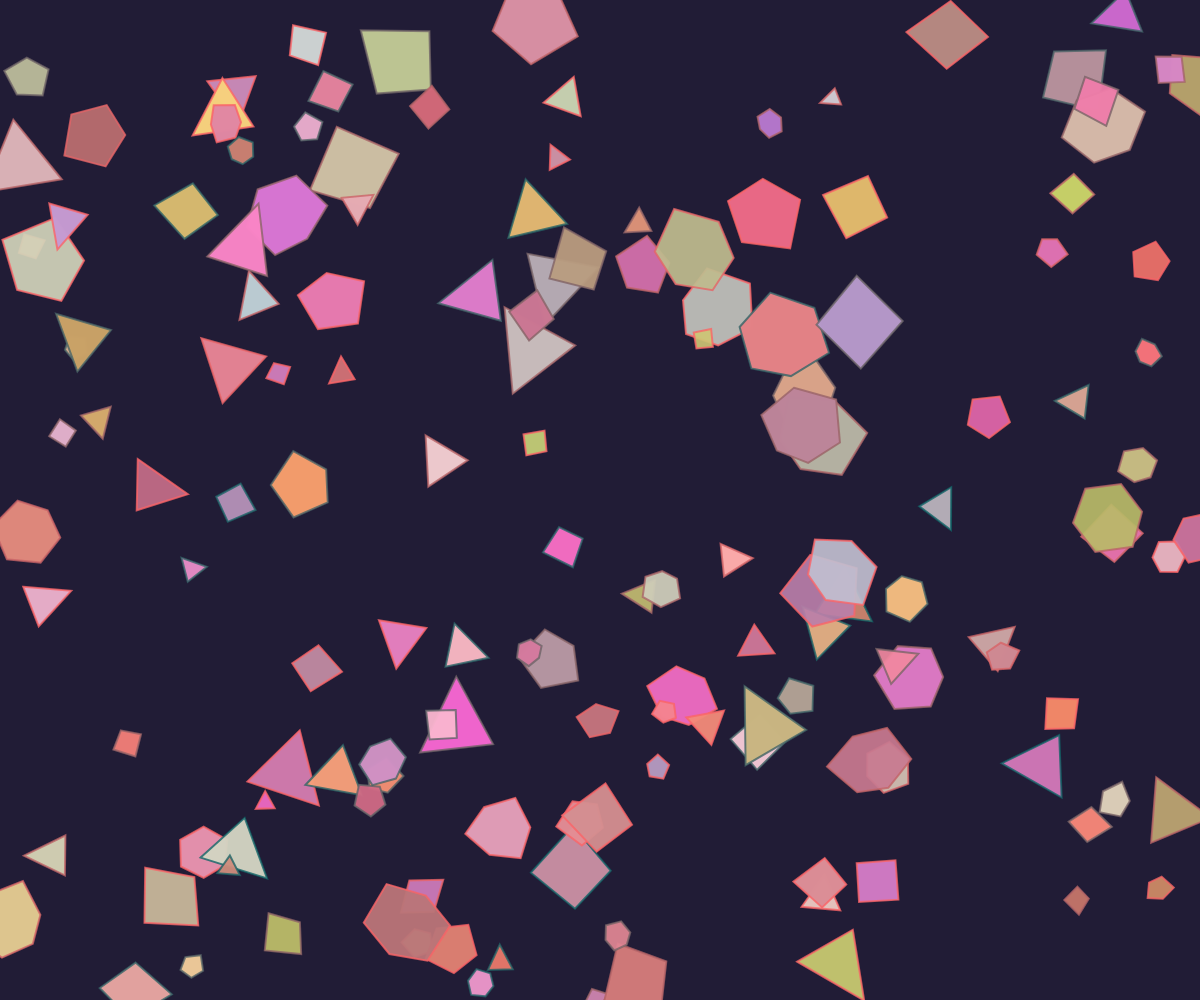
Frame 1 (no input)
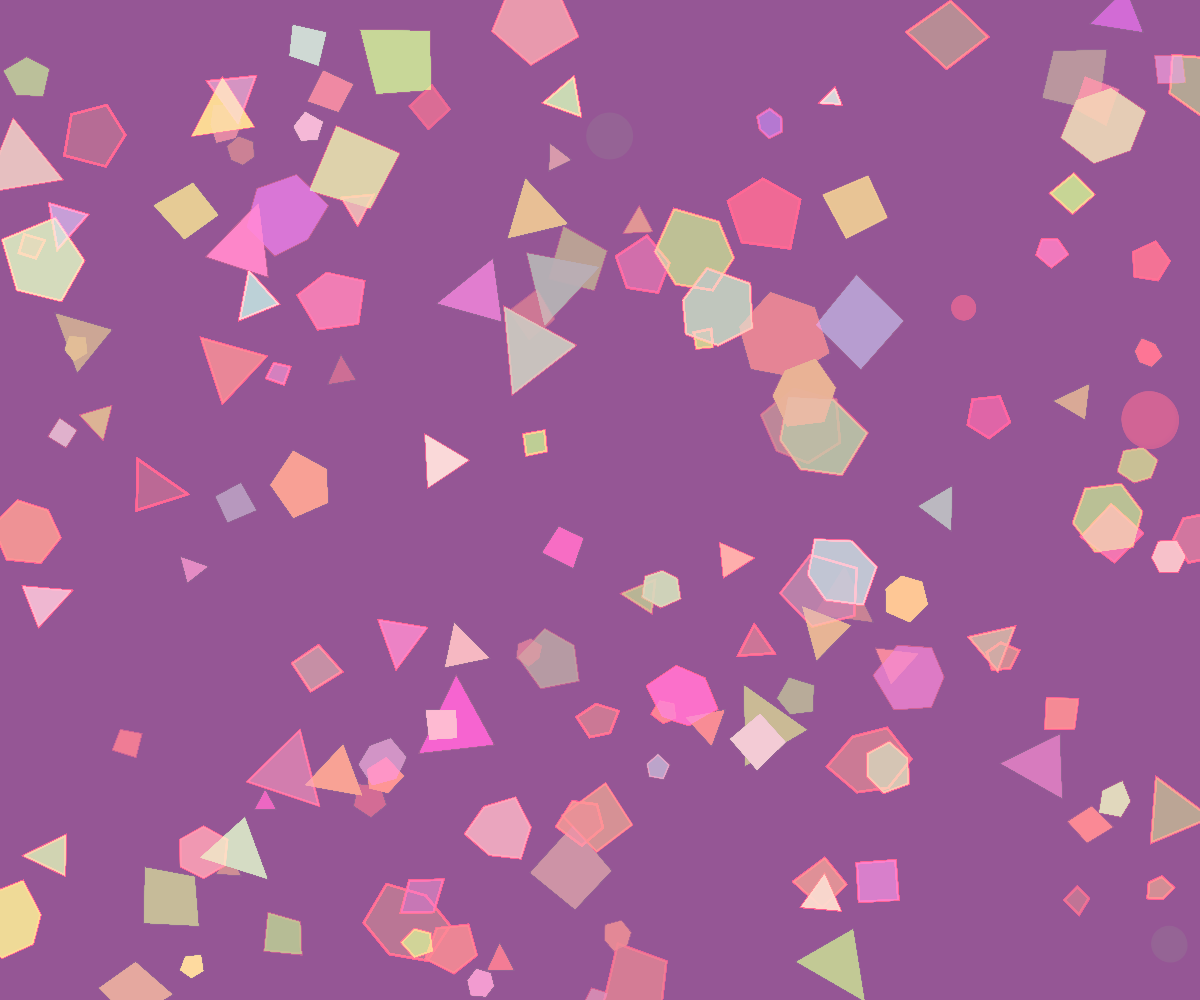
Frame 60 (no input)
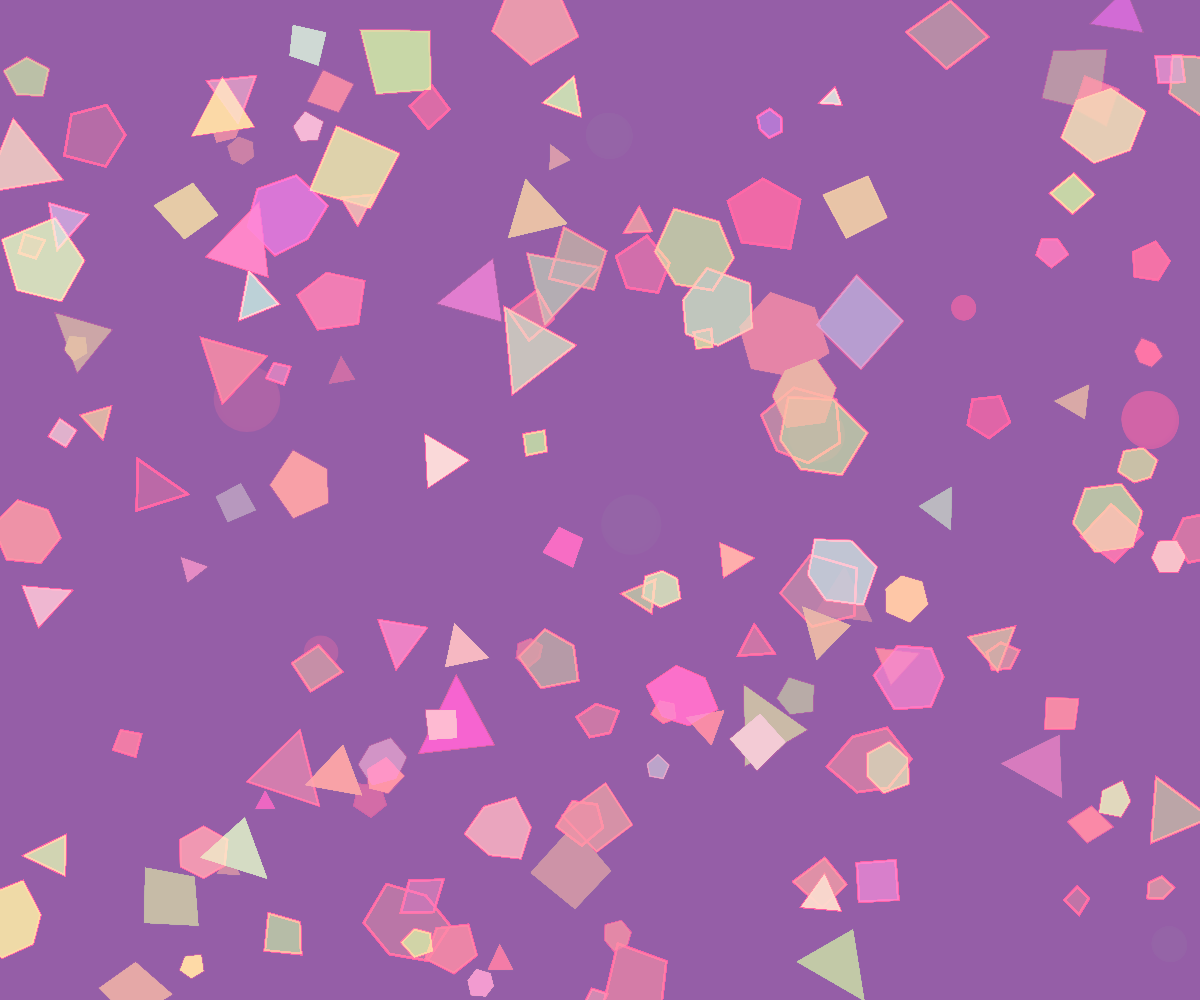
Frame 120 (the mouse pressed at the canvas centre since frame 60)

The p5.js sketch that drew these frames (run headless with seeded random() and noise() and a simulated clock; from frame 60 on, the mouse is pressed at the canvas centre):

// p5.js sketch
// ── sketch.js
let panels = [];
let fragments = [];
let time = 0;

function setup() {
  createCanvas(windowWidth, windowHeight);
  noStroke();
  
  // Create complex stained glass structure with interconnected panels
  for (let i = 0; i < 150; i++) {
    let x = random(width);
    let y = random(height);
    let w = random(30, 120);
    let h = random(30, 120);
    let rot = random(TWO_PI);
    
    // Create polygon with random vertices
    let points = [];
    let numPoints = floor(random(3, 7));
    for (let j = 0; j < numPoints; j++) {
      let angle = map(j, 0, numPoints, 0, TWO_PI);
      let r = random(w * 0.3, w * 0.45);
      points.push({
        x: cos(angle) * r,
        y: sin(angle) * r
      });
    }
    
    // Vibrant, saturated colors for stained glass effect
    let c = color(
      random(180, 255),
      random(100, 220),
      random(100, 220),
      random(180, 240)
    );
    
    panels.push({x, y, w, h, rot, points, c});
  }
}

function draw() {
  time += 0.05;
  
  // Subtle background gradient
  let bg = lerpColor(color(15, 15, 35), color(30, 30, 60), sin(time * 0.2) * 0.5 + 0.5);
  background(bg);
  
  // Draw stained glass panels
  for (let panel of panels) {
    push();
    translate(panel.x, panel.y);
    rotate(panel.rot);
    
    fill(panel.c);
    beginShape();
    for (let p of panel.points) {
      vertex(p.x, p.y);
    }
    endShape(CLOSE);
    
    // Add glowing edge highlights that shift through spectrum
    let hueShift = (time * 20 + panel.x + panel.y) % 360;
    stroke(hueShift, 100, 100, 200);
    strokeWeight(2);
    beginShape();
    for (let p of panel.points) {
      vertex(p.x, p.y);
    }
    endShape(CLOSE);
    
    pop();
  }
  
  // Pulse light effect
  if (frameCount % 15 === 0) {
    let pulse = {
      x: random(width),
      y: random(height),
      size: random(20, 80),
      hue: random(360),
      life: 30,
      maxLife: 30
    };
    fragments.push(pulse);
  }
  
  // Update and draw fragments
  for (let i = fragments.length - 1; i >= 0; i--) {
    let f = fragments[i];
    
    // Fragment movement and fading
    f.x += random(-2, 2);
    f.y += random(-2, 2);
    f.size *= 0.95;
    f.life--;
    
    // Draw fragment as colorful glowing dot
    drawingContext.globalCompositeOperation = 'lighten';
    fill(f.hue, 100, 100, map(f.life, 0, f.maxLife, 0, 255));
    noStroke();
    ellipse(f.x, f.y, f.size);
    
    // Remove dead fragments
    if (f.life <= 0) {
      fragments.splice(i, 1);
    }
  }
  
  // Add subtle time-of-day overlay
  let overlay = lerpColor(
    color(255, 100, 100, 0),
    color(100, 100, 200, 30),
    sin(time * 0.1) * 0.5 + 0.5
  );
  fill(overlay);
  rect(0, 0, width, height);
}

function windowResized() {
  resizeCanvas(windowWidth, windowHeight);
}
